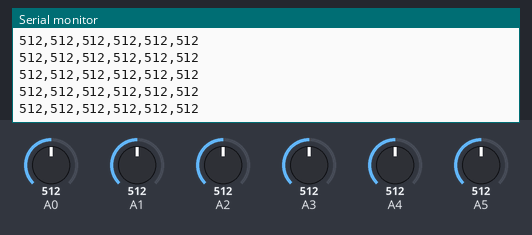
The sketch below on a simulated Arduino Uno, built with avr-gcc and run on an emulated ATmega328P. Parts: the last lines printed to the serial monitor. The inputs (shaded band) are chosen by the test bench; at power-on: A2 = 512, A0 = 512, A1 = 512, A3 = 512, A4 = 512, A5 = 512.

Above: at 4.2 s.
4.3 s: A2 set to 106
At 4.47 s:
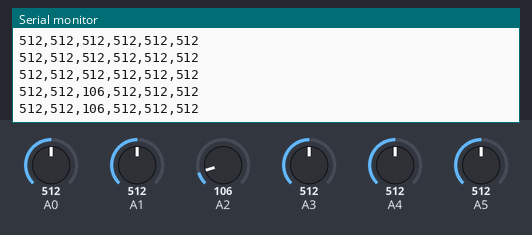
5.8 s: A2 set to 90
At 5.89 s:
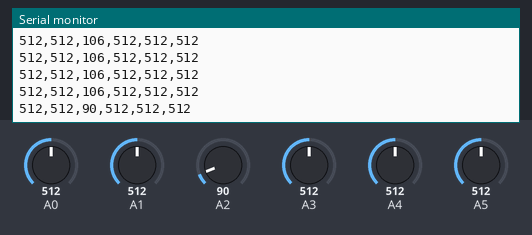
Timing chart, 0 to 8.8 s (numbered marks = the images above; inputs shaded):
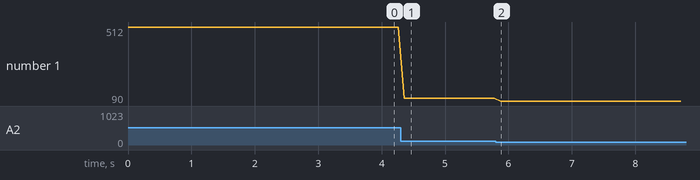

Measured:
- after the input at 4.3 s, the serial monitor: prints a new line after 0.06 s (image 1)
- after the input at 5.8 s, the serial monitor: prints a new line after 0.08 s (image 2)
- plotted number 1: 512 → 106 after the input at 4.3 s, 106 → 90 after the input at 5.8 s

The sketch:

test_sketch.ino
```cpp
void setup() {
  Serial.begin(9600);
}

void loop() {
  String output = "";
  for (int i = 0; i < 6; i++) {
    output += analogRead(A0 + i);
    if (i < 5) output += ",";
  }
  Serial.println(output);
  delay(100);
}
```
